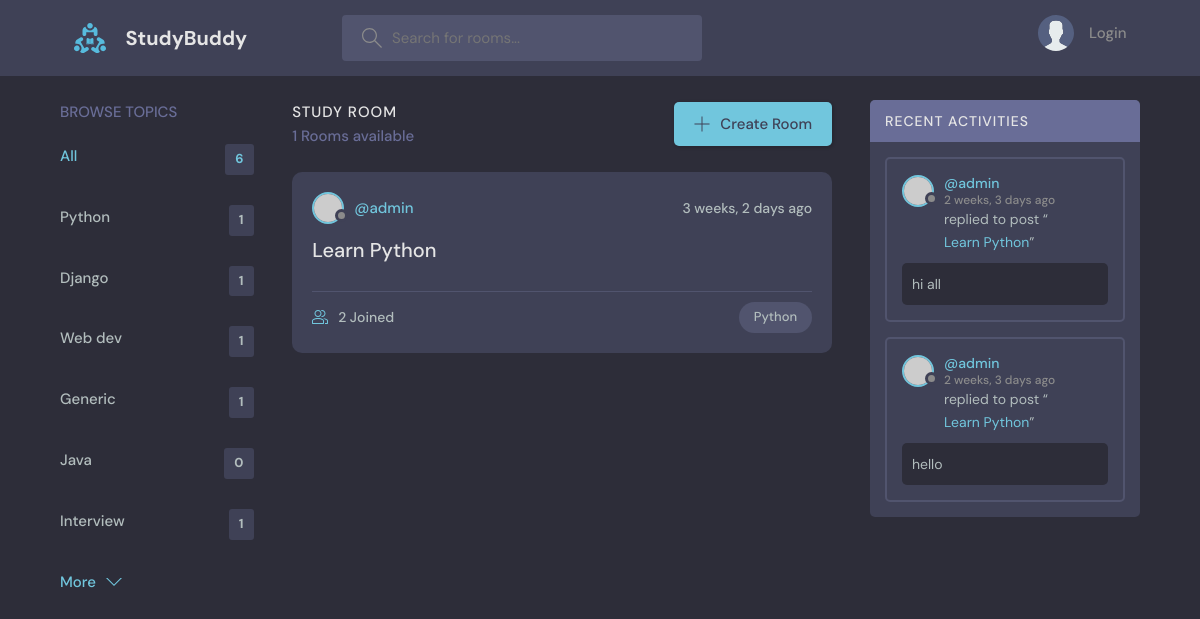
Page /?q=Python on the committed database.
### base/models.py (models this page shows, shortened)
class Topic(models.Model):
    name = models.CharField(max_length=200)

class Room(models.Model):
    host = models.ForeignKey(User, on_delete=models.SET_NULL, null=True)
    topic = models.ForeignKey(Topic, on_delete=models.SET_NULL, null=True)
    name = models.CharField(max_length=200)
    description = models.TextField(null=True, blank=True)  # it can be blank
    participants=models.ManyToManyField(User,related_name='participants',blank=True)
    updated = models.DateTimeField(auto_now=True)
    created = models.DateTimeField(auto_now_add=True)
    class Meta:
        ordering=['-updated','-created']
    def __str__(self):
        return self.name

class Message(models.Model):
    user = models.ForeignKey(User, on_delete=models.CASCADE)
    room = models.ForeignKey(Room, on_delete=models.CASCADE)
    body = models.TextField()
    updated = models.DateTimeField(auto_now=True)
    created = models.DateTimeField(auto_now_add=True)
    class Meta:
        ordering=['-updated','-created']

### base/views.py (the view)
# urls.py: path('', views.home, name='home'),
def home(request):
    q = request.GET.get('q') if request.GET.get('q') else ''
    rooms = Room.objects.filter(Q(topic__name__icontains=q)
                                | Q(name__icontains=q)
                                | Q(description__icontains=q))  # get all rooms from the database
    topics = Topic.objects.all()
    room_count = rooms.count()
    room_messages = Message.objects.filter(Q(room__topic__name__icontains=q))
    context = {'rooms': rooms, 'topics': topics,
               'room_count': room_count, 'room_messages': room_messages}
    return render(request, 'base/home.html', context)

### base/templates/base/home.html (shortened to what this page needs)
{% extends 'main.html' %}
{% block content %}
<main class="layout layout--3">
  <div class="container">
    {% include 'base/topics_component.html' %}
    <div class="roomList">
      <div class="roomList__header">
        <div>
          <h2>Study Room</h2>
          <p>{{room_count}} Rooms available</p>
        </div>
        <a class="btn btn--main" href="{% url 'create-room' %}">
          <svg
            version="1.1"
            xmlns="http://www.w3.org/2000/svg"
            width="32"
            height="32"
            viewBox="0 0 32 32"
          >
            <title>add</title>
            <path
              d="M16.943 0.943h-1.885v14.115h-14.115v1.885h14.115v14.115h1.885v-14.115h14.115v-1.885h-14.115v-14.115z"
            ></path>
          </svg>
          Create Room
        </a>
      </div>
     {% include 'base/feed_component.html' %}
    </div>
    {% include 'base/activity_component.html' %}
  </div>
</main>
{% endblock %}

### base/templates/base/topics_component.html
    <div class="topics">
      <div class="topics__header">
        <h2>Browse Topics</h2>
      </div>
      <ul class="topics__list">
        <li>
          <a href="{% url 'home' %}" class="active">All <span>{{topics.count}}</span></a>
        </li>
        {% for topic in topics %}
        <li>
          <a href="{% url 'home' %}?q={{topic.name}}">{{topic.name}} <span>{{topic.room_set.all.count}}</span></a>
        </li>
        {% endfor %}
      <a class="btn btn--link" href="{% url 'topics' %}">
        More
        <svg
          version="1.1"
          xmlns="http://www.w3.org/2000/svg"
          width="32"
          height="32"
          viewBox="0 0 32 32"
        >
          <title>chevron-down</title>
          <path d="M16 21l-13-13h-3l16 16 16-16h-3l-13 13z"></path>
        </svg>
      </a>
    </div>

### base/templates/base/feed_component.html (shortened to what this page needs)
{% for room in rooms %}
<div class="roomListRoom">
  <div class="roomListRoom__header">
    <a href="{% url 'user-profile' room.host.id %}" class="roomListRoom__author">
      <div class="avatar avatar--small">
        <img src="https://randomuser.me/api/portraits/women/11.jpg" />
      </div>
      <span>@{{room.host.username}}</span>
    </a>
    <div class="roomListRoom__actions">
      <span>{{room.created |timesince}} ago</span>
    </div>
  </div>
  <div class="roomListRoom__content">
    <a href="{% url 'room' room.id  %}">{{room.name}}</a>
  </div>
  <div class="roomListRoom__meta">
    <a href="room.html" class="roomListRoom__joined">
      {{room.participants.all.count}} Joined
    </a>
    <p class="roomListRoom__topic">{{room.topic.name}}  </p>
  </div>
</div>
{% endfor %}

### base/templates/base/activity_component.html (shortened to what this page needs)
<div class="activities">
  <div class="activities__header">
    <h2>Recent Activities</h2>
  </div>
  {% for message in room_messages %}
  <div class="activities__box">
    <div class="activities__boxHeader roomListRoom__header">
      <a href="{% url 'user-profile' message.user.id %}" class="roomListRoom__author">
        <div class="avatar avatar--small">
          <img src="https://randomuser.me/api/portraits/women/11.jpg" />
        </div>
        <p>
          @{{message.user}}
          <span>{{message.created| timesince}} ago</span>
        </p>
      </a>
    </div>
    <div class="activities__boxContent">
      <p>
        replied to post “<a href="{% url 'room' message.room.id %}">{{message.room}}</a
        >”
      </p>
      <div class="activities__boxRoomContent">
          {{message.body}}
      </div>
    </div>
  </div>
  {% endfor %}
</div>

### rows in the picture
Topic: name "Python", room_set.all.count "1"
Topic: name "Django", room_set.all.count "1"
Topic: name "Web dev", room_set.all.count "1"
Topic: name "Generic", room_set.all.count "1"
Topic: name "Java", room_set.all.count "0"
Topic: name "Interview", room_set.all.count "1"
Room: host.username "admin", created "3 weeks, 2 days", name "Learn Python", participants.all.count "2", topic.name "Python"
Message: user "admin", created "2 weeks, 3 days", room "Learn Python", body "hi all"
Message: user "admin", created "2 weeks, 3 days", room "Learn Python", body "hello"

### other values in the picture
{{ topics.count }} "6"
{{ room_count }} "1"
